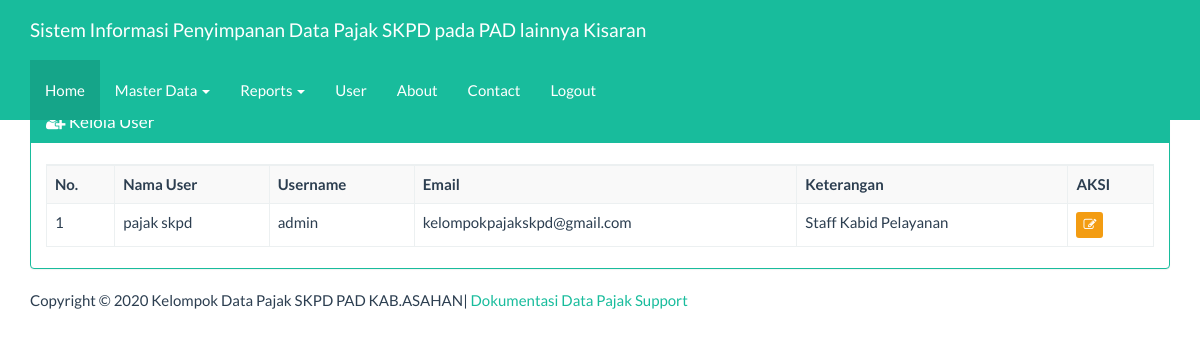
The app's page /index_admin.php?page=user&actions=tampil (signed in) with its own data.
### tables this page shows
CREATE TABLE `tbl_user` (
  `username` varchar(25) NOT NULL,
  `password` varchar(50) NOT NULL,
  `email` varchar(50) NOT NULL,
  `nama` varchar(50) NOT NULL,
  `level` int(1) NOT NULL,
  `ket` varchar(50) NOT NULL
);

### views/user_tampil.php (the view, shortened to what this page needs)
<div class="container">
    <div class="row">
        <div class="col-xs-12">
            <div class="panel panel-success">
                <div class="panel-heading">
                    <h3 class="panel-title"><span class="fa fa-user-plus"></span> Kelola User</h3>
                </div>
                <div class="panel-body">
                    <table id="dtskripsi" class="table table-bordered table-striped table-hover">
                        <tbody>
                          <tr>
                              <th>No.</th><th>Nama User</th><th>Username</th><th>Email</th><th>Keterangan</th><th>AKSI</th>
                          </tr>
                            <?php
                            $sql = "SELECT * FROM tbl_user";
                            $query = mysqli_query($koneksi, $sql) or die("SQL Anda Salah");
                            $nomor = 0;
                            while ($data = mysqli_fetch_array($query)) {
                                $nomor++;
                                ?>
                                <tr>
                                    <td><?= $nomor ?></td>
									                  <td><?= $data['nama'] ?></td>
									                  <td><?= $data['username'] ?></td>
									                  <td><?= $data['email'] ?></td>
                                    <td><?= $data['ket'] ?> </td>
                                    <td>
                                        <a href="?page=user&actions=edit&uid=<?= $data['username'] ?>" class="btn btn-warning btn-xs">
                                            <span class="fa fa-edit"></span>
                                        </a>
                                    </td>
                                </tr>
                            <?php } ?>
                        </tbody>
                    </table>
                </div>
            </div>
        </div>
    </div>
</div>

### index_admin.php (style rules this page uses)
body { margin-top:70px; }

### records on screen
tbl_user: nama "pajak skpd", username "admin", email "kelompokpajakskpd@gmail.com", ket "Staff Kabid Pelayanan"
